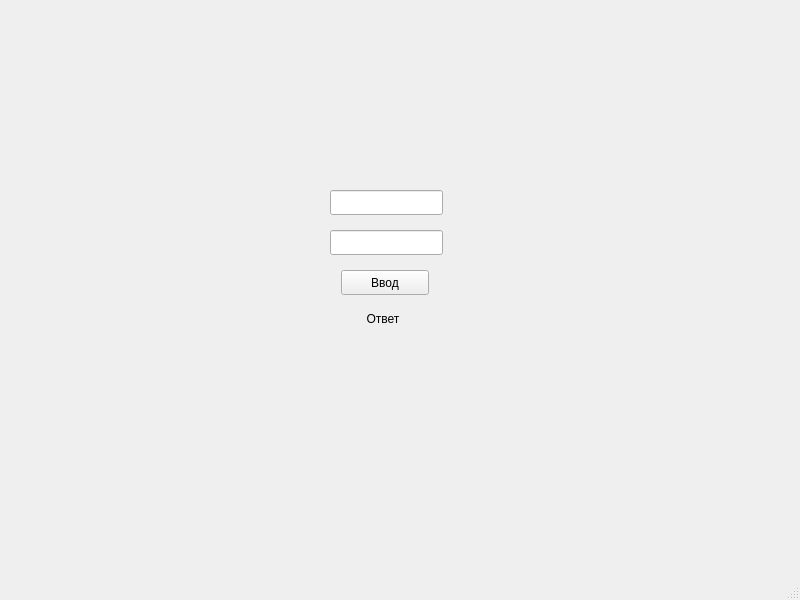
<?xml version="1.0" encoding="UTF-8"?>
<ui version="4.0">
 <class>MainWindow</class>
 <widget class="QMainWindow" name="MainWindow">
  <property name="geometry">
   <rect>
    <x>0</x>
    <y>0</y>
    <width>800</width>
    <height>600</height>
   </rect>
  </property>
  <property name="windowTitle">
   <string>MainWindow</string>
  </property>
  <widget class="QWidget" name="centralwidget">
   <widget class="QLineEdit" name="lineEdit">
    <property name="geometry">
     <rect>
      <x>330</x>
      <y>190</y>
      <width>113</width>
      <height>25</height>
     </rect>
    </property>
   </widget>
   <widget class="QLineEdit" name="lineEdit_2">
    <property name="geometry">
     <rect>
      <x>330</x>
      <y>230</y>
      <width>113</width>
      <height>25</height>
     </rect>
    </property>
   </widget>
   <widget class="QPushButton" name="pushButton_2">
    <property name="geometry">
     <rect>
      <x>341</x>
      <y>270</y>
      <width>88</width>
      <height>25</height>
     </rect>
    </property>
    <property name="text">
     <string>Ввод</string>
    </property>
   </widget>
   <widget class="QLabel" name="label">
    <property name="geometry">
     <rect>
      <x>350</x>
      <y>310</y>
      <width>66</width>
      <height>17</height>
     </rect>
    </property>
    <property name="text">
     <string>Ответ</string>
    </property>
    <property name="alignment">
     <set>Qt::AlignCenter</set>
    </property>
   </widget>
  </widget>
  <widget class="QMenuBar" name="menubar">
   <property name="geometry">
    <rect>
     <x>0</x>
     <y>0</y>
     <width>800</width>
     <height>22</height>
    </rect>
   </property>
  </widget>
  <widget class="QStatusBar" name="statusbar"/>
 </widget>
 <resources/>
 <connections/>
</ui>
